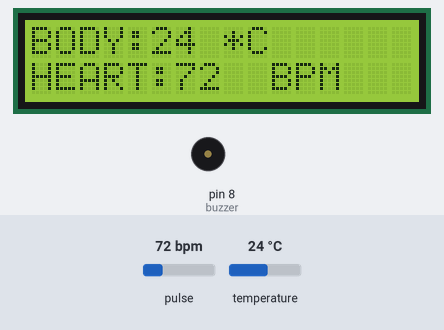
This sketch was run on a simulated Arduino Uno, built with avr-gcc and run on an emulated ATmega328P. On the bench: 16×2 character LCD, buzzer (waves = sounding, pin HIGH). The inputs (shaded band) are chosen by the test bench; at power-on: pulse 72 bpm, temperature 24 °C.

Above: at 2.7 s.
2.8 s: pulse set to 42 bpm
At 5.6 s:
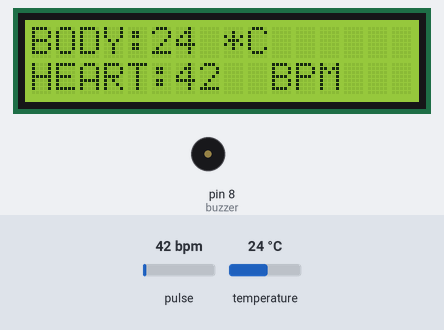
6.8 s: temperature set to 12 °C
At 8.2 s:
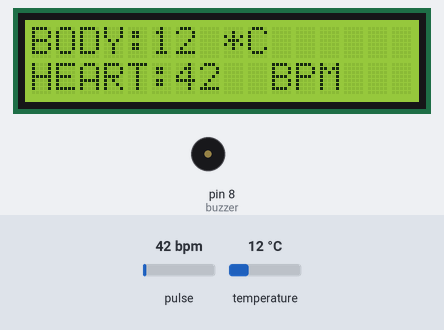
9.2 s: pulse set to 70 bpm
At 10.2 s:
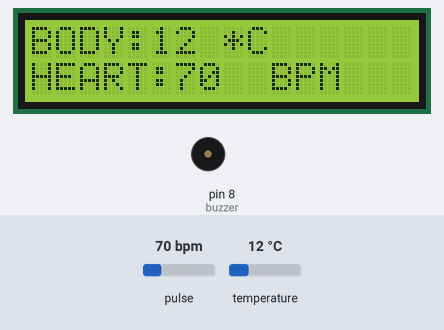
11.1 s: temperature set to 19 °C
At 12.1 s:
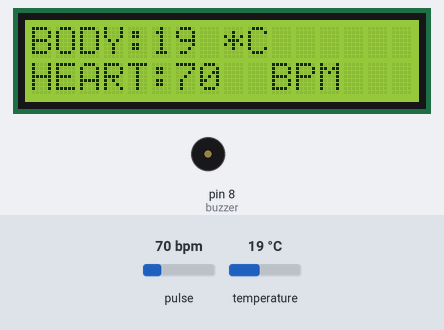
12.8 s: pulse set to 100 bpm
At 13.7 s:
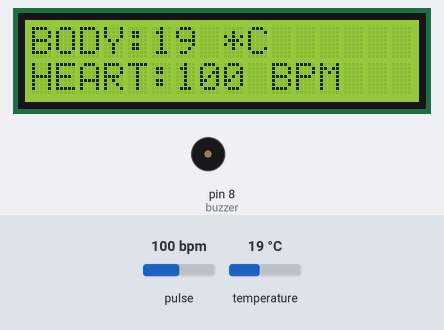
15.7 s: temperature set to 28 °C
At 16.6 s:
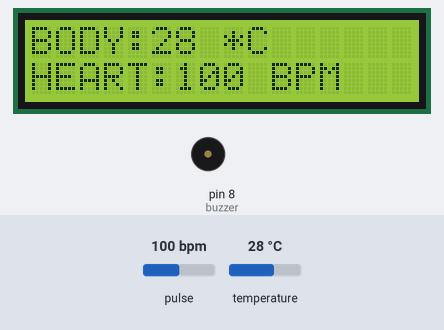
Timing chart, 0 to 18.6 s (numbered marks = the images above; inputs shaded):
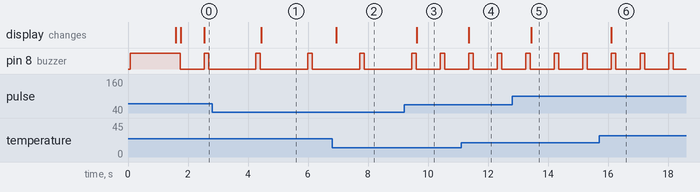

The sketch:

code.ino
```cpp
#include <LiquidCrystal.h>
#include <SoftwareSerial.h>
#include <OneWire.h>
#include <DallasTemperature.h>
#define USE_ARDUINO_INTERRUPTS true
#include <PulseSensorPlayground.h>
SoftwareSerial esp(10, 11);
LiquidCrystal lcd(7, 6, 5, 4, 3, 2);
#define ONE_WIRE_BUS 9
#define TEMPERATURE_PRECISION 12
OneWire oneWire(ONE_WIRE_BUS);
DallasTemperature sensors(&oneWire);
DeviceAddress tempDeviceAddress;
int numberOfDevices, temp, buzzer = 8;
const int PulseWire = A0;
int myBPM, Threshold = 550;
PulseSensorPlayground pulseSensor;
unsigned long previousMillis = 0;
const long interval = 5000;
void setup()
{
  lcd.begin(16, 2);
  Serial.begin(9600);
  esp.begin(115200);
  sensors.begin();
  numberOfDevices = sensors.getDeviceCount();
  pulseSensor.analogInput(PulseWire);
  pulseSensor.setThreshold(Threshold);
  pulseSensor.begin();
  pinMode(buzzer, OUTPUT);
  digitalWrite(buzzer, HIGH);
  lcd.setCursor(0, 0);
  lcd.print("  IoT Patient");
  lcd.setCursor(0, 1);
  lcd.print(" Monitor System");
  delay(1500);
  digitalWrite(buzzer, LOW);
  lcd.clear();
}

void loop()
{
  myBPM = pulseSensor.getBeatsPerMinute();
  if (pulseSensor.sawStartOfBeat())
  {
    beep();
    lcd.setCursor(0, 1);
    lcd.print("HEART:");
    lcd.print(myBPM);
    lcd.setCursor(9, 1);
    lcd.print(" BPM");
    delay(20);
  }
  sensors.requestTemperatures();
  for (int i = 0; i < numberOfDevices; i++)
  {
    if (sensors.getAddress(tempDeviceAddress, i))
    {
      temp = printTemperature(tempDeviceAddress);
      lcd.setCursor(0, 0);
      lcd.print("BODY:");
      lcd.print(temp);
      lcd.print(" *C");
    }
  }
  upload();
}

int printTemperature(DeviceAddress deviceAddress)
{
  int tempC = sensors.getTempC(deviceAddress);
  return tempC;
}

void beep()
{
  digitalWrite(buzzer, HIGH);
  delay(150);
  digitalWrite(buzzer, LOW);
}

void upload()
{
  unsigned long currentMillis = millis();
  if (currentMillis - previousMillis >= interval)
  {
    previousMillis = currentMillis;
    esp.print('*');
    esp.print(myBPM);
    esp.print(temp);
    esp.println('#');
  }
}
```

Measured:
- after the input at 2.8 s, pin 8 (buzzer): alternates HIGH for 0.15 s and LOW for 1.6 s, starting after 1.5 s; the display: changes after 1.6 s (image 1)
- after the input at 6.8 s, the display: changes after 0.15 s (image 2)
- after the input at 9.2 s, the display: changes after 0.43 s (image 3)
- after the input at 11.1 s, the display: changes after 0.26 s (image 4)
- after the input at 12.8 s, the display: changes after 0.64 s (image 5)
- after the input at 15.7 s, the display: changes after 0.42 s (image 6)
